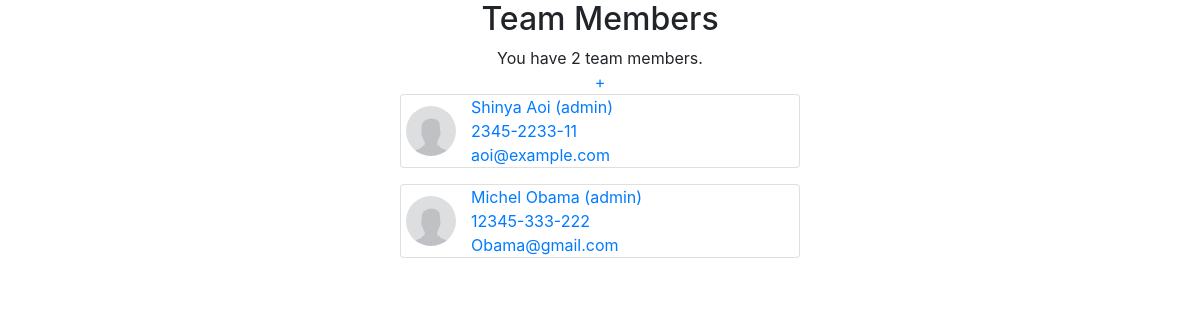
The app's page /teammanager/ with its own data.
### teammanager/models.py (models this page shows, shortened)
class Member(models.Model):
  first_name = models.CharField(max_length=200)
  last_name = models.CharField(max_length=200)
  email = models.CharField(max_length=200)
  location = models.CharField(max_length=200)
  is_admin = models.BooleanField(default=False)
  def isAdmin(self):
    return self.is_admin

### teammanager/views.py (the view)
# urls.py: path("", views.MemberView.as_view(), name="members"),
class MemberView(generic.ListView):
    template_name = "teammanager/index.html"
    context_object_name = "existing_members"
    def get_queryset(self):
        return Member.objects.order_by("id")

### teammanager/templates/teammanager/index.html (shortened to what this page needs)
<!DOCTYPE html>
<html lang="en">
<head>
  <link rel="stylesheet" href="https://cdn.jsdelivr.net/npm/bootstrap@4.6.2/dist/css/bootstrap.min.css">
</head>
<body>
  {% load static %}
  <div class="w-50 ml-auto mr-auto d-flex align-items-center flex-column">
    <h2>Team Members</h2>
    <span>You have {{ existing_members|length }} team members.</span>
    <div class="row">
      <a class="col" href="{% url 'teammanager:add' %}">+</a>
    </div>
    {% if existing_members %}
      {% for member in existing_members %}
      <a href="{% url 'teammanager:edit' member.id %}" style="max-width: 540px; min-width: 400px;">
        <div class="card mb-3" style="max-width: 540px;">
          <div class="row align-items-center">
            <img src="{% static 'imagePlaceholder.jpeg' %}" alt="image"
              style="height: 50px; border-radius: 50px; margin-left: 20px;">
            <div class="col">
              <div>{{ member.first_name }} {{ member.last_name }} {% if member.isAdmin %} <span>(admin)</span> {% endif %}</div>
              <div>{{ member.location }}</div>
              <div>{{ member.email }}</div>
            </div>
          </div>
        </div>
      </a>
      {% endfor %}
    {% else %}
      <p>No members are added.</p>
    {% endif %}
  </div>
</body>
</html>

### records on screen
Member: first_name "Shinya", last_name "Aoi", is_admin "(admin)", location "2345-2233-11", email "aoi@example.com"
Member: first_name "Michel", last_name "Obama", is_admin "(admin)", location "12345-333-222", email "Obama@gmail.com"

### other values on screen
{{ existing_members|length }} "2"
